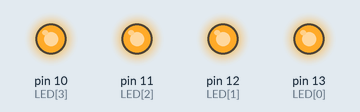
The sketch below on a simulated Arduino Uno, built with avr-gcc and run on an emulated ATmega328P. On the bench: output pins drawn as LEDs (lit = HIGH).

Above: at 0.5 s.
At 2.5 s:
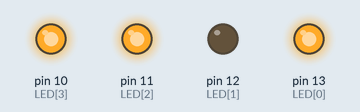
At 4.5 s:
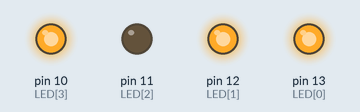
At 9.5 s:
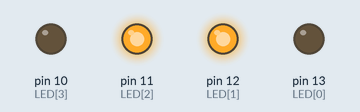
At 14.5 s:
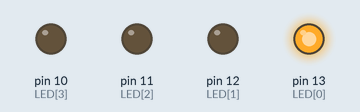
At 19.5 s:
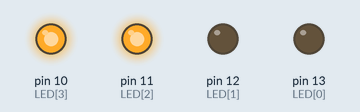
Timing chart, 0 to 20.8 s (numbered marks = the images above):
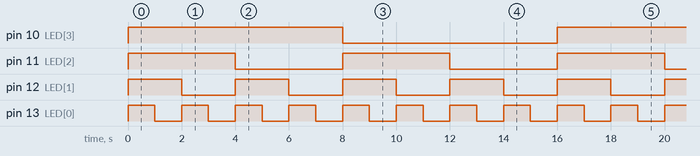

The sketch:

03_LED_array.ino
```cpp
int i = 0, j = 0;
int cnt = 0;
const int LED[4] = {13,12,11,10};

void setup() {
  // put your setup code here, to run once:
  for(i=0; i<4; i++){   // (초기값,끝값,증가값)
    pinMode(LED[i], OUTPUT);
  }
}

void loop() {
  // put your main code here, to run repeatedly:
  for(i=0; i<8; i++){
    digitalWrite(LED[i], (~cnt)&(0x01<<i));
  }
  cnt++;
  delay(1000);
}
```

Measured:
- by itself, pin 10 (LED[3]): alternates HIGH for 8.0 s and LOW for 8.0 s
- by itself, pin 11 (LED[2]): alternates HIGH for 4.0 s and LOW for 4.0 s
- by itself, pin 12 (LED[1]): alternates HIGH for 2.0 s and LOW for 2.0 s
- by itself, pin 13 (LED[0]): alternates HIGH for 1.0 s and LOW for 1.0 s
